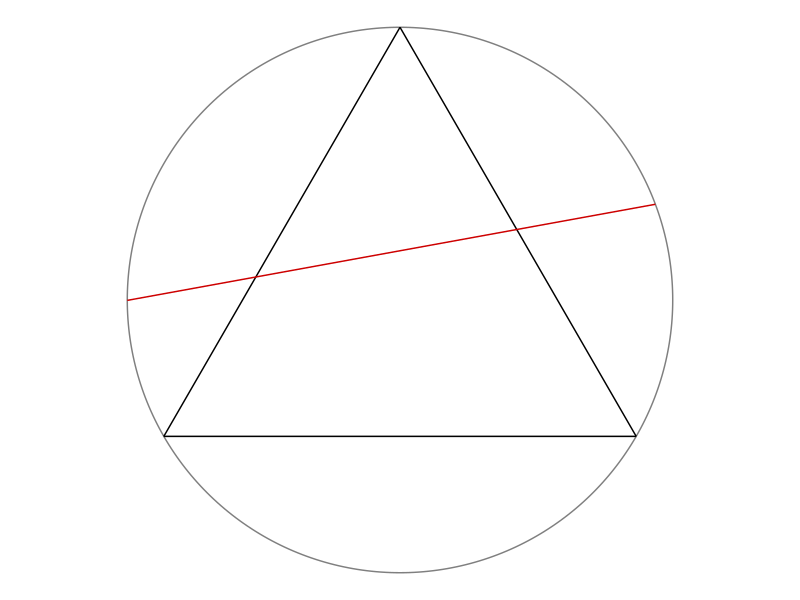

Write R code to recreate this figure.
# Instruction to students: You may clear the code in this file and replace it
# with your own.

library(tidyverse)
library(ggforce)
theme_set(theme_void())

# Draw a random chord in a unit circle centred at origin -----------------------

# Coordinates of equilateral triangle
eqtri_df <- tibble(
  x    = c(0, sqrt(3) / 2, -sqrt(3) / 2),
  y    = c(1, -0.5, -0.5),
  xend = c(sqrt(3) / 2, -sqrt(3) / 2, 0),
  yend = c(-0.5, -0.5, 1)
)

# Coordinates of random chord
rdmchr_df <- tibble(
  x    = 0.93636368,
  y    = 0.35103142,
  xend = -0.9999991,
  yend = -0.001326758
)

# Plot
 p <- ggplot() +
  ggforce::geom_circle(aes(x0 = 0, y0 = 0, r = 1), col = "gray50") +
  geom_segment(data = eqtri_df, aes(x = x, y = y, xend = xend, yend = yend)) +
  geom_segment(data = rdmchr_df, aes(x = x, y = y, xend = xend, yend = yend),
               col = "red3") +
  coord_equal()

ggsave(p, file = "plot.png", height = 5, width = 7)

# Centre of disk
cx = 0
cy = 0 

r = 5 # disk radius
n = 2 # number of lines


# Method A 
angleA1 = 2*pi*r^2 # generate matrix with angular component uniformly
angleA2 = 2*pi*r^2 # generate matrix with component uniformly

# Chord endpoints calculation as follows
xA1 = cx + r*cos(angleA1)
yA1 = cy + r*sin(angleA1)
xA2 = cx + r*cos(angleA2)
yA2 = cy + r*sin(angleA2)

# Calculate midpoints of chord
xA0 = (xA1 + xA2) / 2
yA0 = (yA1 + yA2) / 2








